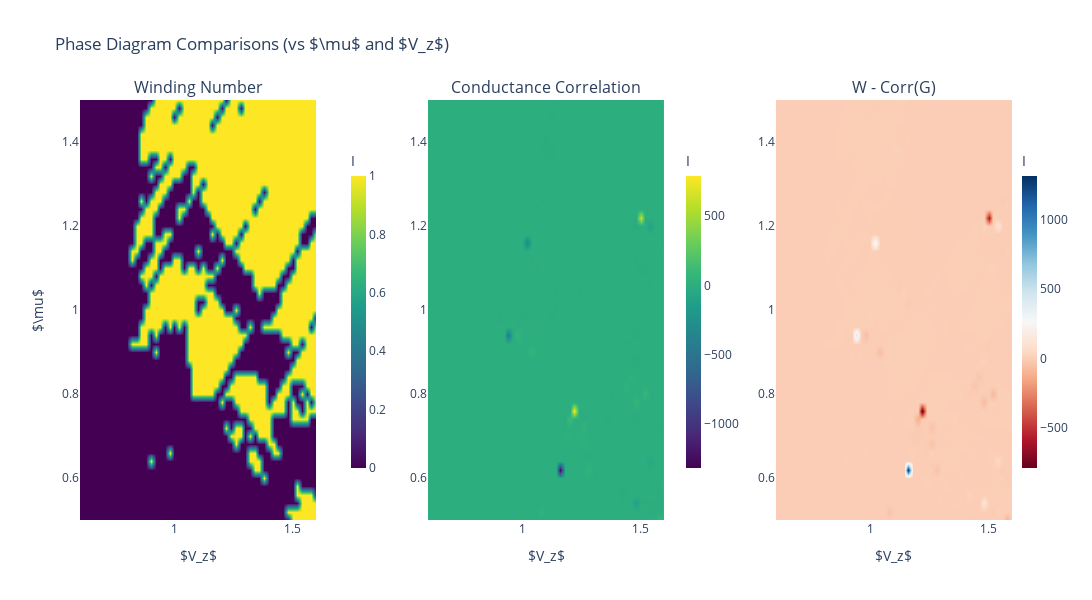

Notebook source saved alongside this figure:
### Code cell
from plotly.subplots import make_subplots

# --- 1. Define Data ---
mu_1 = pdi_arr[:, 0]
V_z_1 = pdi_arr[:, 1]
z_1 = filter_pdi(pdi_arr[:, 2])

mu_2 = params_list[:, 1]
V_z_2 = params_list[:, 2]
z_2 = corrs

mu_3 = params_list[:, 1]
V_z_3 = params_list[:, 2]
z_3 = I - corrs

# --- 2. Initialize Subplots (Without shared_yaxes) ---
fig = make_subplots(
    rows=1, cols=3,
    subplot_titles=(
        'Winding Number', 
        'Conductance Correlation', 
        'W - Corr(G)'
    ),
    horizontal_spacing=0.12  # Increased spacing to make room for Y-ticks on all plots
)

# --- 3. Add Traces ---
# Trace 1
fig.add_trace(go.Contour(
    x=V_z_1, y=mu_1, z=z_1,
    colorscale='Viridis', ncontours=100, line_width=0,
    contours=dict(coloring='heatmap', showlines=False),
    colorbar=dict(title='I', x=0.28, len=0.8, thickness=15)
), row=1, col=1)

# Trace 2
fig.add_trace(go.Contour(
    x=V_z_2, y=mu_2, z=z_2,
    colorscale='Viridis', ncontours=100, line_width=0,
    contours=dict(coloring='heatmap', showlines=False),
    colorbar=dict(title='I', x=0.64, len=0.8, thickness=15)
), row=1, col=2)

# Trace 3
fig.add_trace(go.Contour(
    x=V_z_3, y=mu_3, z=z_3,
    colorscale='RdBu', ncontours=100, line_width=0,
    contours=dict(coloring='heatmap', showlines=False),
    colorbar=dict(title='I', x=1.0, len=0.8, thickness=15)
), row=1, col=3)

# --- 4. Update Layout and Linked Axes ---
fig.update_layout(
    title_text='Phase Diagram Comparisons (vs $\\mu$ and $V_z$)',
    width=1400,
    height=600,
    showlegend=False
)

# Link all X and Y axes together, but force ticks to display on every panel
for i in range(1, 4):
    # Link X axes and show ticks
    fig.update_xaxes(title_text='$V_z$', row=1, col=i, matches='x', showticklabels=True)
    
    # Link Y axes and show ticks. 
    # We only put the Greek letter $\mu$ title on the far left plot to keep it clean, 
    # but the numeric ticks will show on all three.
    if i == 1:
        fig.update_yaxes(title_text='$\\mu$', row=1, col=i, matches='y', showticklabels=True)
    else:
        fig.update_yaxes(row=1, col=i, matches='y', showticklabels=True)

fig.show()

# --- Min/Max Calculation Logic ---
iiidx = 4
max_pos_diff_idx = np.where(z_3 == z_3.max())
max_pos_diff = z_3[max_pos_diff_idx][iiidx]
max_pos_diff_mu = mu_3[max_pos_diff_idx][iiidx]
max_pos_diff_Vz = V_z_3[max_pos_diff_idx][iiidx]

max_neg_diff_idx = np.where(z_3 == z_3.min())
max_neg_diff = z_3[max_neg_diff_idx]  
max_neg_diff_mu = mu_3[max_neg_diff_idx]  
max_neg_diff_Vz = V_z_3[max_neg_diff_idx] 

print(f"Max positive Difference: diff: {max_pos_diff}| mu: {max_pos_diff_mu}| Vz: {max_pos_diff_Vz}")
print(f"Max negative Difference: diff: {max_neg_diff}| mu: {max_neg_diff_mu}| Vz: {max_neg_diff_Vz}")

### Figure 1 — Plotly figure (JSON) as saved in the notebook; plotly's stock layout.template omitted (floating-point values rounded to 4 significant figures; data arrays with more than 128 entries replaced by an {"elided": "..."} marker saying what was removed)
{"data": [{"colorbar": {"len": 0.8, "thickness": 15, "title": {"text": "I"}, "x": 0.28}, "colorscale": [[0, "#440154"], [0.1111, "#482878"], [0.2222, "#3e4989"], [0.3333, "#31688e"], [0.4444, "#26828e"], [0.5556, "#1f9e89"], [0.6667, "#35b779"], [0.7778, "#6ece58"], [0.8889, "#b5de2b"], [1, "#fde725"]], "contours": {"coloring": "heatmap", "showlines": false}, "line": {"width": 0}, "ncontours": 100, "type": "contour", "x": {"elided": "2601 float values"}, "xaxis": "x", "y": {"elided": "2601 float values"}, "yaxis": "y", "z": {"elided": "2601 float values"}}, {"colorbar": {"len": 0.8, "thickness": 15, "title": {"text": "I"}, "x": 0.64}, "colorscale": [[0, "#440154"], [0.1111, "#482878"], [0.2222, "#3e4989"], [0.3333, "#31688e"], [0.4444, "#26828e"], [0.5556, "#1f9e89"], [0.6667, "#35b779"], [0.7778, "#6ece58"], [0.8889, "#b5de2b"], [1, "#fde725"]], "contours": {"coloring": "heatmap", "showlines": false}, "line": {"width": 0}, "ncontours": 100, "type": "contour", "x": {"elided": "2601 float values"}, "xaxis": "x2", "y": {"elided": "2601 float values"}, "yaxis": "y2", "z": {"elided": "2601 float values"}}, {"colorbar": {"len": 0.8, "thickness": 15, "title": {"text": "I"}, "x": 1}, "colorscale": [[0, "rgb(103,0,31)"], [0.1, "rgb(178,24,43)"], [0.2, "rgb(214,96,77)"], [0.3, "rgb(244,165,130)"], [0.4, "rgb(253,219,199)"], [0.5, "rgb(247,247,247)"], [0.6, "rgb(209,229,240)"], [0.7, "rgb(146,197,222)"], [0.8, "rgb(67,147,195)"], [0.9, "rgb(33,102,172)"], [1, "rgb(5,48,97)"]], "contours": {"coloring": "heatmap", "showlines": false}, "line": {"width": 0}, "ncontours": 100, "type": "contour", "x": {"elided": "2601 float values"}, "xaxis": "x3", "y": {"elided": "2601 float values"}, "yaxis": "y3", "z": {"elided": "2601 float values"}}], "layout": {"annotations": [{"font": {"size": 16}, "showarrow": false, "text": "Winding Number", "x": 0.1267, "xanchor": "center", "xref": "paper", "y": 1, "yanchor": "bottom", "yref": "paper"}, {"font": {"size": 16}, "showarrow": false, "text": "Conductance Correlation", "x": 0.5, "xanchor": "center", "xref": "paper", "y": 1, "yanchor": "bottom", "yref": "paper"}, {"font": {"size": 16}, "showarrow": false, "text": "W - Corr(G)", "x": 0.8733, "xanchor": "center", "xref": "paper", "y": 1, "yanchor": "bottom", "yref": "paper"}], "height": 600, "showlegend": false, "title": {"text": "Phase Diagram Comparisons (vs $\\mu$ and $V_z$)"}, "width": 1400, "xaxis": {"anchor": "y", "domain": [0, 0.2533], "matches": "x", "showticklabels": true, "title": {"text": "$V_z$"}}, "xaxis2": {"anchor": "y2", "domain": [0.3733, 0.6267], "matches": "x", "showticklabels": true, "title": {"text": "$V_z$"}}, "xaxis3": {"anchor": "y3", "domain": [0.7467, 1], "matches": "x", "showticklabels": true, "title": {"text": "$V_z$"}}, "yaxis": {"anchor": "x", "domain": [0, 1], "matches": "y", "showticklabels": true, "title": {"text": "$\\mu$"}}, "yaxis2": {"anchor": "x2", "domain": [0, 1], "matches": "y", "showticklabels": true}, "yaxis3": {"anchor": "x3", "domain": [0, 1], "matches": "y", "showticklabels": true}}}
